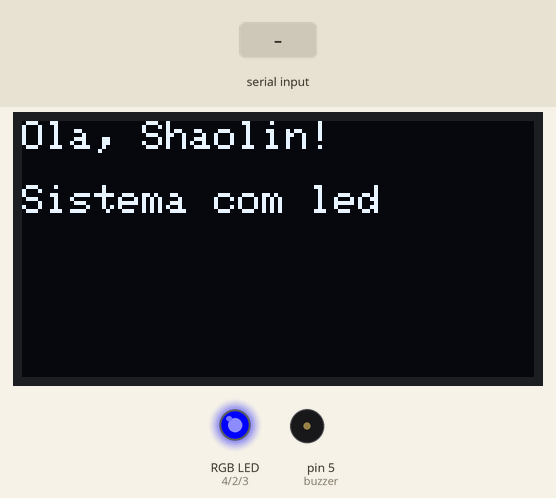
The sketch below on a simulated Arduino Uno, built with avr-gcc and run on an emulated ATmega328P. Parts: 128×64 one-colour display, an RGB LED mixed from three pins (HIGH = lit), buzzer (waves = sounding). Dashed ring = blinking. Inputs (shaded band) come from the test bench. Dim RGB values are drawn brighter than linear; what the sketch prints to the serial monitor is not drawn.

Above: at 1.3 s.
1.4 s: "1\n" received over Serial
At 2.0 s:
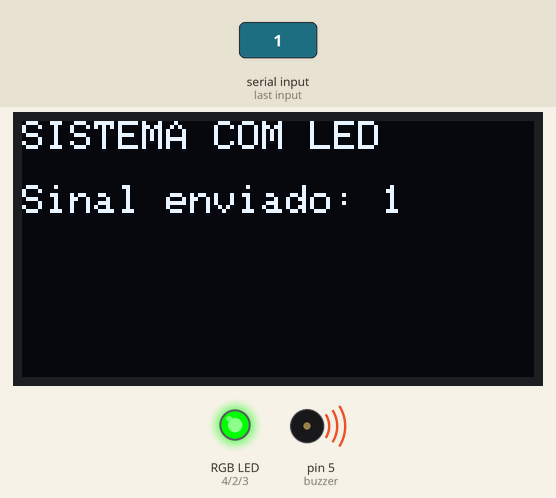
4.4 s: "2\n" received over Serial
At 5.8 s:
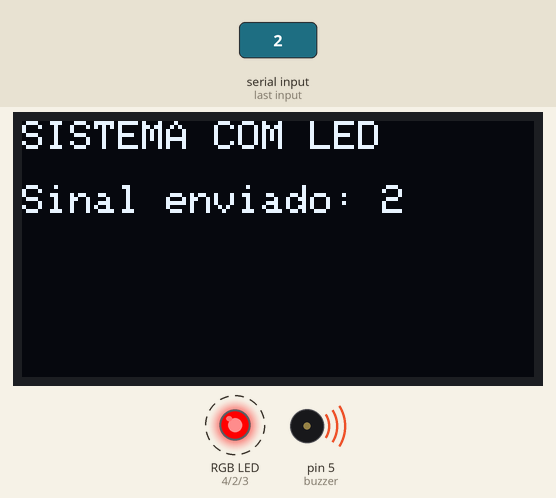
7.4 s: "0\n" received over Serial
At 7.9 s:
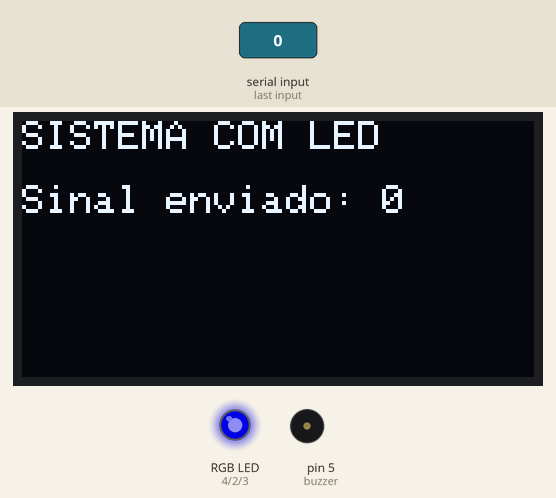
9.0 s: "1\n" received over Serial
At 10.8 s:
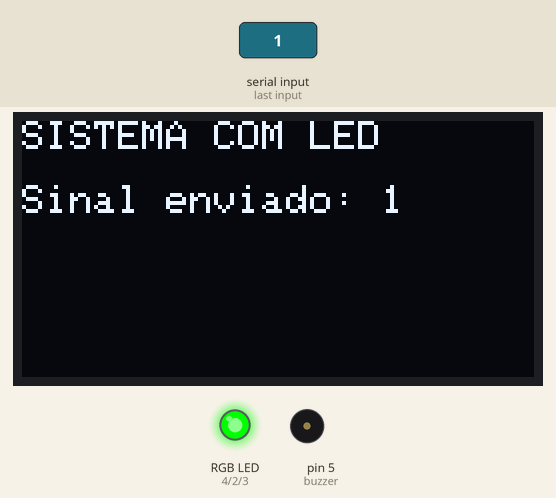
Timing chart, 0 to 11.5 s (numbered marks = the images above; inputs shaded):
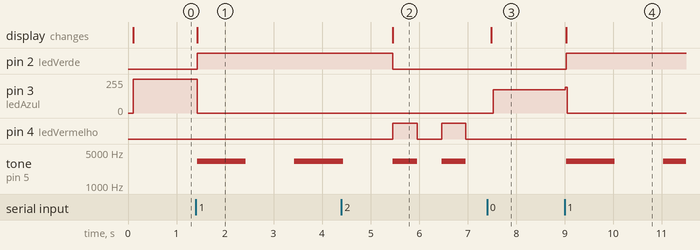

Measured:
- after the input at 1.4 s, pin 2 (ledVerde): LOW → HIGH at once; pin 3 (ledAzul): 255/255 → 0/255 at once; tone on pin 5 (buzzer): silent → 3200 Hz at once, → silent 1.0 s later, → 3200 Hz 1.0 s later; the display: changes at once (image 1)
- after the input at 4.4 s, pin 2 (ledVerde): HIGH → LOW after 1.1 s; pin 4 (ledVermelho): alternates HIGH for 0.50 s and LOW for 0.50 s, starting after 1.1 s; the display: changes after 1.1 s (image 2)
- after the input at 7.4 s, pin 3 (ledAzul): 0/255 → 173/255 after 0.13 s; pin 4 (ledVermelho): stops changing and stays LOW; tone on pin 5 (buzzer): stops changing and stays silent; the display: changes after 0.09 s (image 3)
- after the input at 9.0 s, pin 2 (ledVerde): LOW → HIGH at once; pin 3 (ledAzul): 173/255 → 0/255 at once; tone on pin 5 (buzzer): silent → 3200 Hz at once, → silent 1.0 s later, → 3200 Hz 1.0 s later; the display: changes at once (image 4)

The sketch:

Projeto_ControleLED.ino
```cpp
#include <Wire.h>
// BIBLIOTECAS DO DISPLAY OLED
#include <Adafruit_GFX.h>
#include <Adafruit_SSD1306.h>

// CONFIGURAÇÕES DA TELA
#define LARGURA_TELA 128
#define ALTURA_TELA 64

// LED E BUZZER
const int ledVerde = 2;
const int ledAzul = 3;
const int ledVermelho = 4;
const int buzzer = 5;

// APLICA CONFIGURAÇÕES NA TELA
Adafruit_SSD1306 tela(
  LARGURA_TELA,
  ALTURA_TELA,
  &Wire,
  -1
);

// RECEBE O SINAL ENVIADO
char sinal;

void setup() {
  Serial.begin(9600); // INICIA O MONITOR SERIAL

  Serial.println("Sistema iniciado!");
  Serial.println("Digite '0' para apagar o led");
  Serial.println("Digite '1' para acender o led");
  Serial.println("Digite '2' para piscar o led");

  // Serial.println("\nDigite 'm-<Mensagem>' para enviar uma mensagem ao display");

  pinMode(ledVerde, OUTPUT);
  pinMode(ledAzul, OUTPUT);
  pinMode(ledVermelho, OUTPUT);
  pinMode(buzzer, OUTPUT);

  if (!tela.begin(SSD1306_SWITCHCAPVCC, 0x3C)) {
    while (true) {
      // Para aqui se o display não for inicializado.
    }
  }

  // LIMPA TELA DO DISPLAY
  tela.clearDisplay();

  tela.setTextSize(1);
  tela.setTextColor(SSD1306_WHITE);

  // DEFINE A POSIÇÃO PARA ESCREVER NO OLED
  tela.setCursor(0, 0);
  // ESCREVE NO OLED
  tela.println("Ola, Shaolin!");

  tela.setCursor(0, 16);
  tela.println("Sistema com led");

  tela.display();
  inativo();
}

void loop() {

  // VERIFICA SE O TERMINAL RECEBEU ALGO
  if (Serial.available() > 0) {

    // ATRIBUI A LEITURA DO SERIAL À VARIAVEL
    char recebido = Serial.read();

    // EVITA CAPURAR MENSAGEM FALSA
    if (recebido != '\n' && recebido != '\r') {
      sinal = recebido;

      Serial.print("Voce enviou: ");
      Serial.println(sinal);

      atualizarDisplay(sinal);
    }
  }

  if(sinal == '1'){
    apagarLeds();
    acenderLed();
  }

  if(sinal == '2'){
    apagarLeds();
    piscarLed();
  }

  if(sinal == '0'){
    apagarLeds();
    inativo();
  }
}

void piscarLed(){
  // ACENDE O LED
  digitalWrite(ledVermelho, HIGH);
  // APITA O BUZZER
  tone(buzzer, 3200);
  delay(500);
  // APAGA O LED
  digitalWrite(ledVermelho, LOW);
  // DESLIGA O BUZZER
  noTone(buzzer);
  delay(500);
}

void acenderLed(){
  digitalWrite(ledVerde, HIGH);
  tone(buzzer, 3200);
  delay(1000);
  noTone(buzzer);
  delay(1000);
}

void inativo(){
  digitalWrite(ledAzul, HIGH);
  noTone(buzzer);
}

void apagarLeds(){
  digitalWrite(ledAzul, LOW);
  digitalWrite(ledVerde, LOW);
  digitalWrite(ledVermelho, LOW);
}

void atualizarDisplay(char sinal){
  tela.clearDisplay();

  tela.setCursor(0, 0);
  tela.println("SISTEMA COM LED");

  tela.setCursor(0, 16);
  tela.print("Sinal enviado: ");
  tela.println(sinal);

  tela.display();
}
```
